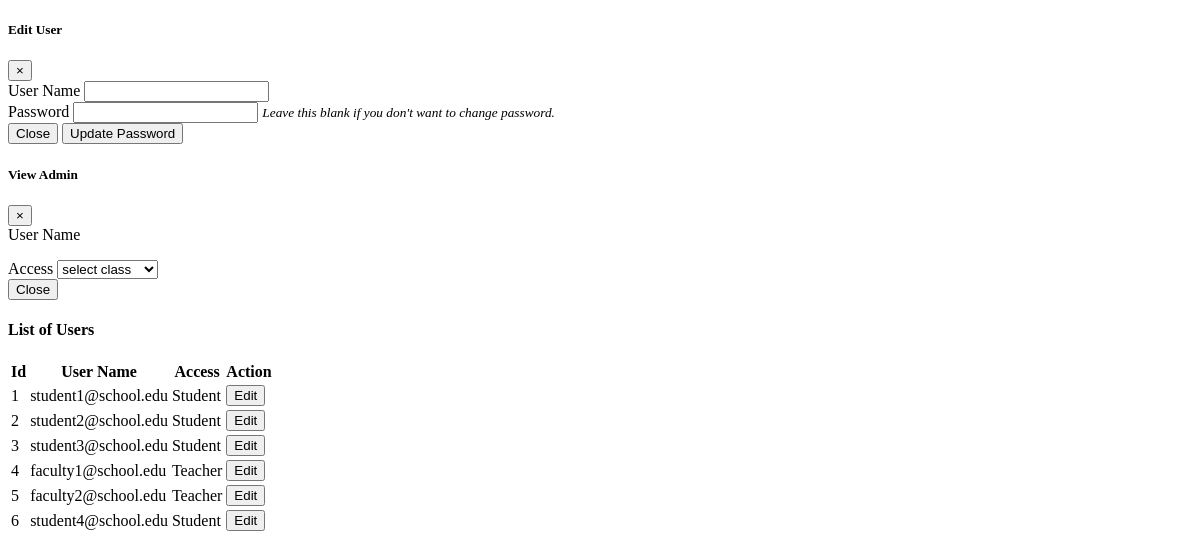
/users.php (signed in), run on an earlier commit of the app's database.
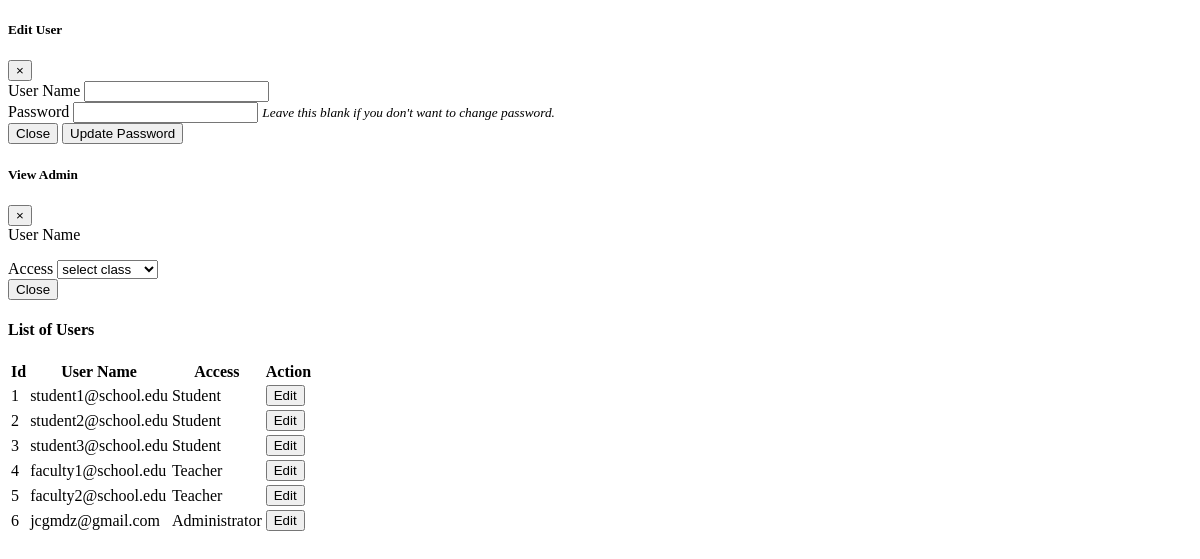
And on a later commit of the database.
### tables this page shows
CREATE TABLE `users` (
  `Id` int(200) NOT NULL,
  `username` varchar(255) NOT NULL,
  `password` varchar(255) NOT NULL,
  `access` varchar(100) NOT NULL,
  `Faculty_Id` int(50) NOT NULL,
  `Student_Id` int(50) NOT NULL,
  `Admin_Id` int(50) NOT NULL,
  `stud_class_id` int(100) NOT NULL,
  `resettoken` varchar(50) NOT NULL
);

CREATE TABLE `access` (
  `Id` int(11) NOT NULL,
  `Access` text NOT NULL
);

### users.php (the view, shortened to what this page needs)
<?php
 include 'database/db_connect.php';
?>
<!DOCTYPE html>
<html lang="en">
<head>
</head>
<body >
<div class="modal fade" id="editUser" tabindex="-1" aria-labelledby="exampleModalLabel" aria-hidden="true">
    <div class="modal-dialog">
        <div class="modal-content">
        <div class="modal-header">
            <h5 class="modal-title" id="exampleModalLabel">Edit User</h5>
            <button type="button" class="close" data-bs-dismiss="modal" aria-label="Close">
            <span aria-hidden="true">&times;</span>
        </button>
        </div>
        <form id="updateUser">
            <div class="modal-body">
                <div class="mb-3">
                    <label for="">User Name</label>
                    <input type="text" name="update_username" id="update_username" class="form-control" />
                </div>
                <div class="mb-3">
                    <label for="">Password</label>
                    <input type="password" name="update_password" id="update_password" class="form-control" />
                    <small><i>Leave this blank if you don't want to change password.</i></small>
                </div>
            </div>
            <div class="modal-footer">
                <button type="button" class="btn btn-secondary" data-bs-dismiss="modal">Close</button>
                <button type="submit" class="btn btn-primary">Update Password</button>
            </div>
        </form>
        </div>
    </div>
</div>
<div class="modal fade" id="userViewModal" tabindex="-1" aria-labelledby="exampleModalLabel" aria-hidden="true">
    <div class="modal-dialog">
        <div class="modal-content">
        <div class="modal-header">
            <h5 class="modal-title" id="exampleModalLabel">View Admin</h5>
            <button type="button" class="close" data-bs-dismiss="modal" aria-label="Close">
                        <span aria-hidden="true">&times;</span>
                    </button>
        </div>
            <div class="modal-body">
                <div class="mb-3">
                    <label for="">User Name</label>
                </div>
                <div class="mb-3">
                 <label for="">Access</label>
                <select name="view_access_id" id="view_access_id" class="custom-select">
                    <option value="">select class</option>
                </select>
                </div>
            </div>
            <div class="modal-footer">
                <button type="button" class="btn btn-secondary" data-bs-dismiss="modal">Close</button>
            </div>
        </div>
    </div>
</div>
<div class="container-fluid">
	<div class="col-lg-12">
		<div class="row">
			<div class="col-md-12">
				<div class="card ">
					<div class="card-header" >
						<h4><b >List of Users</b></h4>
					</div>
					<div class="table-responsive">
					<div class="card-body">
						<table id ="myTable"class="table table-sm table-hover">
							<thead>
								<tr>
									<th class="text-center">Id</th>
                                    <th>User Name</th>
                                    <th>Access</th>
                                    <th>Action</th>
								</tr>
							</thead>
							<tbody>
                            <?php
                             $i = 1;
                             $sql = $connection->query("SELECT u.*, a.Access FROM users u inner join access a on u.access = a.Id");
                             while($row = $sql->fetch_assoc()): ?>
                                <tr>
								<td class="text-center"><?php echo $i++; ?></td>
                        		 <td>  <?php echo $row ['username'];?></td>
                                 <td>  <?php echo $row ['Access'];?></td>
                       			<td class="text-center">
                                     <button type="button" value="<?=$row['Id'];?>" class="editUser btn btn-success btn-sm"><i class="fa fa-edit"></i> Edit</button>
                                </td>
                                    </tr>
                                 <?php endwhile; ?>
							</tbody>
						</table>
                        </div>
					</div>
				</div>
			</div>
		</div>
	</div>
</div>
</body>
</html>

### users.php (style rules this page uses)
td { vertical-align: middle !important; }

What changed in the data, as far as the page shows it:
removed users: username "student4@school.edu", access.Access "Student", $row['Id'] 150 (drawn)
added users: username "jcgmdz@gmail.com", access.Access "Administrator", $row['Id'] 153 (drawn)
